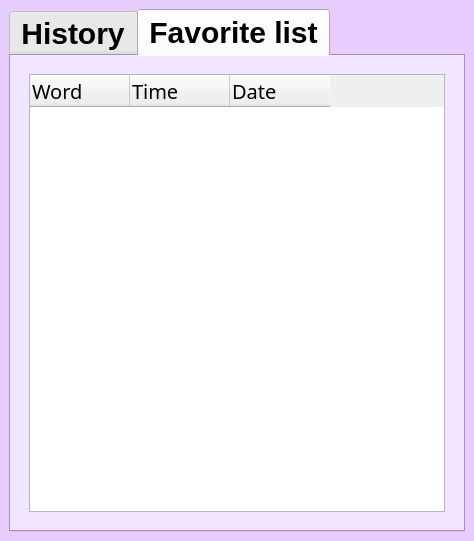
<?xml version="1.0" encoding="UTF-8"?>
<ui version="4.0">
 <class>HisFav</class>
 <widget class="QDialog" name="HisFav">
  <property name="geometry">
   <rect>
    <x>0</x>
    <y>0</y>
    <width>474</width>
    <height>541</height>
   </rect>
  </property>
  <property name="windowTitle">
   <string>Search history and Favorite list</string>
  </property>
  <property name="styleSheet">
   <string notr="true">#tabWidget
{
	font-family: &quot;Colonna MT&quot;;
	font-size: 30px;
	font-weight: bold;
	background-color: #e6ccff;	
}
#central{
	background-color: #e6ccff;
}</string>
  </property>
  <layout class="QHBoxLayout" name="horizontalLayout">
   <property name="leftMargin">
    <number>0</number>
   </property>
   <property name="topMargin">
    <number>0</number>
   </property>
   <property name="rightMargin">
    <number>0</number>
   </property>
   <property name="bottomMargin">
    <number>0</number>
   </property>
   <item>
    <widget class="QWidget" name="central" native="true">
     <layout class="QHBoxLayout" name="horizontalLayout_8">
      <item>
       <widget class="QTabWidget" name="tabWidget">
        <property name="autoFillBackground">
         <bool>false</bool>
        </property>
        <property name="styleSheet">
         <string notr="true"/>
        </property>
        <property name="currentIndex">
         <number>1</number>
        </property>
        <widget class="QWidget" name="tab_his">
         <attribute name="title">
          <string>History</string>
         </attribute>
         <layout class="QHBoxLayout" name="horizontalLayout_5">
          <item>
           <widget class="QWidget" name="widget_3" native="true">
            <layout class="QHBoxLayout" name="horizontalLayout_6">
             <item>
              <widget class="QTableWidget" name="tableWidget_3">
               <property name="frameShape">
                <enum>QFrame::StyledPanel</enum>
               </property>
               <column>
                <property name="text">
                 <string>Word</string>
                </property>
                <property name="font">
                 <font>
                  <family>Colonna MT</family>
                  <pointsize>15</pointsize>
                 </font>
                </property>
                <property name="textAlignment">
                 <set>AlignLeading|AlignBottom</set>
                </property>
                <property name="icon">
                 <iconset resource="sources.qrc">
                  <normaloff>:/img/img/pen-tool.svg</normaloff>:/img/img/pen-tool.svg</iconset>
                </property>
               </column>
               <column>
                <property name="text">
                 <string>Time</string>
                </property>
                <property name="font">
                 <font>
                  <family>Colonna MT</family>
                  <pointsize>15</pointsize>
                 </font>
                </property>
                <property name="textAlignment">
                 <set>AlignLeading|AlignBottom</set>
                </property>
                <property name="icon">
                 <iconset resource="sources.qrc">
                  <normaloff>:/img/img/clock.svg</normaloff>:/img/img/clock.svg</iconset>
                </property>
               </column>
               <column>
                <property name="text">
                 <string>Date</string>
                </property>
                <property name="font">
                 <font>
                  <family>Colonna MT</family>
                  <pointsize>15</pointsize>
                 </font>
                </property>
                <property name="textAlignment">
                 <set>AlignLeading|AlignBottom</set>
                </property>
                <property name="icon">
                 <iconset resource="sources.qrc">
                  <normaloff>:/img/img/calendar.svg</normaloff>:/img/img/calendar.svg</iconset>
                </property>
               </column>
              </widget>
             </item>
            </layout>
           </widget>
          </item>
         </layout>
        </widget>
        <widget class="QWidget" name="tab_fav">
         <attribute name="title">
          <string>Favorite list</string>
         </attribute>
         <layout class="QVBoxLayout" name="verticalLayout_2">
          <item>
           <widget class="QWidget" name="widget_4" native="true">
            <layout class="QVBoxLayout" name="verticalLayout">
             <item>
              <widget class="QTableWidget" name="tableWidget_4">
               <column>
                <property name="text">
                 <string>Word</string>
                </property>
                <property name="font">
                 <font>
                  <family>Colonna MT</family>
                  <pointsize>15</pointsize>
                 </font>
                </property>
                <property name="textAlignment">
                 <set>AlignLeading|AlignBottom</set>
                </property>
                <property name="icon">
                 <iconset resource="sources.qrc">
                  <normaloff>:/img/img/pen-tool.svg</normaloff>:/img/img/pen-tool.svg</iconset>
                </property>
               </column>
               <column>
                <property name="text">
                 <string>Time</string>
                </property>
                <property name="font">
                 <font>
                  <family>Colonna MT</family>
                  <pointsize>15</pointsize>
                 </font>
                </property>
                <property name="textAlignment">
                 <set>AlignLeading|AlignBottom</set>
                </property>
                <property name="icon">
                 <iconset resource="sources.qrc">
                  <normaloff>:/img/img/clock.svg</normaloff>:/img/img/clock.svg</iconset>
                </property>
               </column>
               <column>
                <property name="text">
                 <string>Date</string>
                </property>
                <property name="font">
                 <font>
                  <family>Colonna MT</family>
                  <pointsize>15</pointsize>
                 </font>
                </property>
                <property name="textAlignment">
                 <set>AlignLeading|AlignBottom</set>
                </property>
                <property name="icon">
                 <iconset resource="sources.qrc">
                  <normaloff>:/img/img/calendar.svg</normaloff>:/img/img/calendar.svg</iconset>
                </property>
               </column>
              </widget>
             </item>
            </layout>
           </widget>
          </item>
         </layout>
        </widget>
       </widget>
      </item>
     </layout>
    </widget>
   </item>
  </layout>
 </widget>
 <resources>
  <include location="sources.qrc"/>
 </resources>
 <connections/>
</ui>
